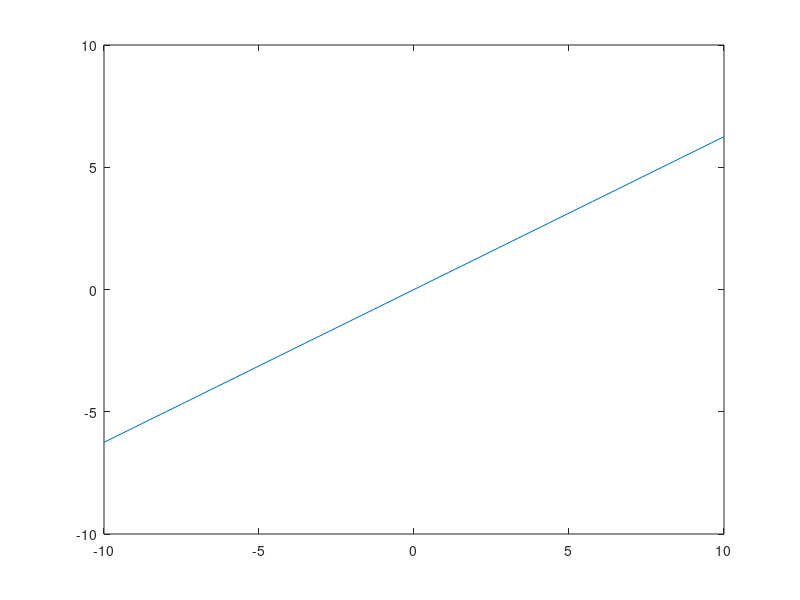

Write MATLAB code to recreate this figure.
G = sparse(7,7);
G1 = 1;
G2 = 1/2;
G3 = 1/10;
G4 = 1/0.1;
G5 = 1/1000;

C1 = 0.25;
L = 0.2;
a = 100;
% X = [V1,V2,Is,Il,V3,V4,V5];
w= 1;

Vin = 1;

G = [1,0,0,0,0,0,0;
     G1,-G1,1,0,0,0,0;
     -G1,G1+G2,0,1,0,0,0;
     0,0,0,-1,G3,0,0;
     0,0,0,0,-a*G3,1,0;
     0,1,0,0,-1,0,0;
     0,0,0,0,0,-G4,G4+G5];
C =[0,0,0,0,0,0,0;
    C1,-C1,0,0,0,0,0;
    -C1,C1,0,0,0,0,0;
    0,0,0,0,0,0,0;
    0,0,0,0,0,0,0;
    0,0,0,-L,0,0,0;
    0,0,0,0,0,0,0];
F = [Vin;
    0;
    0;
    0;
    0;
    0;
    0];

% C*diff(X) + G*X = F;

VIN = linspace(-10,10,100);

for i = 1:100
    F(1) = VIN(i);
    Vop = G\F;
    % w = W(i);
    % Vop = (G + 1i*w*C)\F;
    V5(i) = Vop(7);
    V3(i) = Vop(5);

end
figure
    plot(VIN,V5)
    plot(VIN,V3)
% for i = 1:100
%     F(1) = VIN(i);
%     Vop = G\F;
%     w = w +1;
%     Vop = (G + 1i*w*C)\F;
%     V5(i) = Vop(7);
%     V3(i) = Vop(5);
%      imatrix(i) = w;
% end
    %figure
    %plot(imatrix,real(V5),'r'); hold on
    %plot(imatrix,V3,'b');
    %hold off
